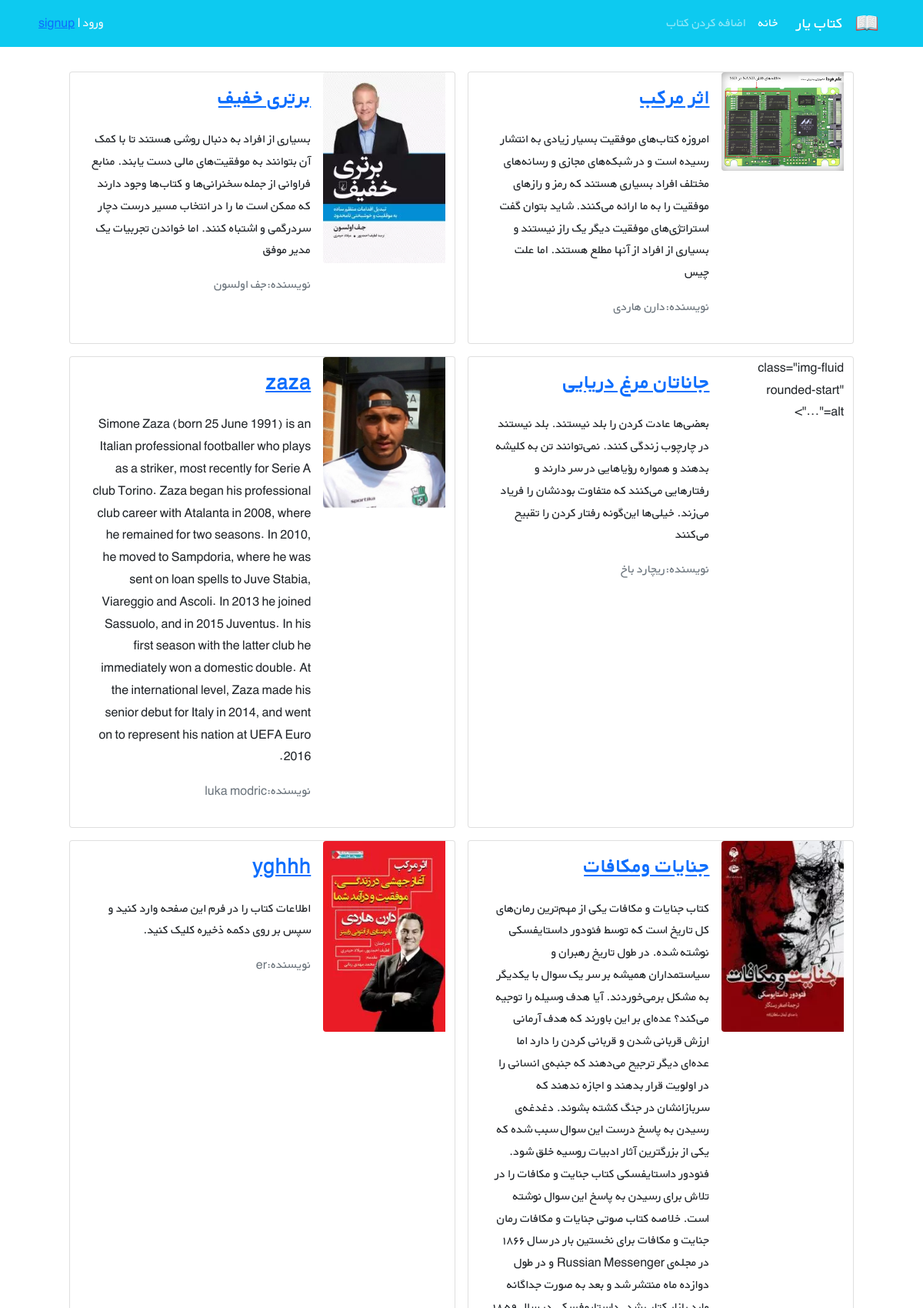
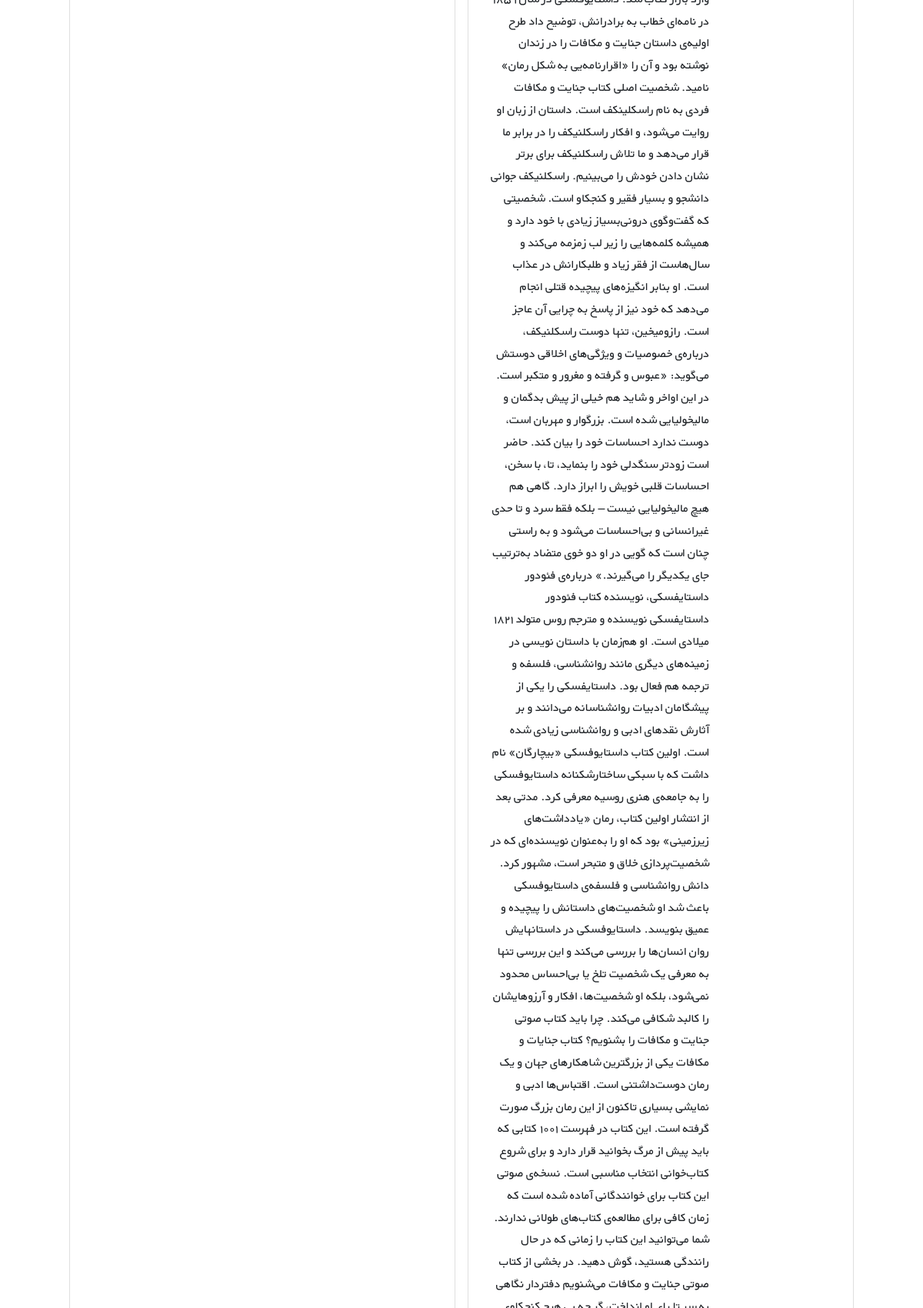
The page /books/ (upper part) on the database its author committed (2 pictures, top to bottom).
### books/models.py (models this page shows, shortened)
class Book(models.Model):
    title = models.CharField(max_length=200)
    author = models.CharField(max_length=100)
    text = models.TextField()
    price = models.DecimalField(max_digits=6, decimal_places=2)
    cover = models.ImageField(upload_to="cover/", blank=True)
    def get_absolute_url(self):
        return reverse("book_detail", args=[self.id])

### books/views.py (the view)
# urls.py: path("", BookListViews.as_view(), name="book_list"),
class BookListViews(generic.ListView):
    model = Book
    template_name = "books/book_list.html"
    context_object_name = "books"

### books/templates/books/book_list.html (shortened to what this page needs)
{% extends "_base.html" %}
{% block content %}
    <div class="container mt-4">
        <div class="row flex-row-reverse justify-content-md-center">
            {% for book in books %}
                <div class="card m-2" style="max-width: 45%">
                    <div class="row g-0 h-100" dir="rtl">
                        <div class="col-md-4">
                            {% if book.cover %}
                                <img src="{{ book.cover.url }}"
                            {% endif %}
                                     class="img-fluid rounded-start" alt="...">
                        </div>
                        <div class="col-md-8 h-100">
                            <div class="d-flex flex-column justify-content-between h-100">
                                <div class="card-body">
                                    <a href="{{ book.get_absolute_url }}"><h3 class="card-title">
                                        <strong>{{ book.title }}</strong></h3></a>
                                    <p class="card-text pt-3">{{ book.text}}</p>
                                    <p class="text-muted">نویسنده:{{ book.author }}</p>
                                </div>
                            </div>
                        </div>
                    </div>
                </div>
            {% endfor %}
        </div>
    </div>
{% endblock %}

### static/css/style.css (style rules this page uses)
* { font-family: 'BYekan', sans-serif; line-height: 1.8rem; }

### rows shown on the page
Book: cover (picture), title "اثر مرکب", text "امروزه کتاب‌های موفقیت بسیار زیادی به انتشار رسیده است و در شبکه‌های مجازی و رسانه‌های مختلف افراد بسیاری هستند که رمز و رازهای موفقیت را به ما ارائه می‌کنند. شاید بتوان گفت استراتژی‌های موفقیت دیگر یک راز نیستند و بسیاری از افراد از آنها مطلع هستند. اما علت چیس", author "دارن هاردی"
Book: cover (picture), title "برتری خفیف", text "بسیاری از افراد به دنبال روشی هستند تا با کمک آن بتوانند به موفقیت‌های مالی دست یابند. منابع فراوانی از جمله سخنرانی‌ها و کتاب‌ها وجود دارند که ممکن است ما را در انتخاب مسیر درست دچار سردرگمی و اشتباه کنند. اما خواندن تجربیات یک مدیر موفق", author "جف اولسون"
Book: title "جاناتان مرغ دریایی", text "بعضی‌ها عادت کردن را بلد نیستند. بلد نیستند در چارچوب زندگی کنند. نمی‌توانند تن به کلیشه بدهند و همواره رؤیاهایی در سر دارند و رفتارهایی می‌کنند که متفاوت بودنشان را فریاد می‌زند. خیلی‌ها این‌گونه رفتار کردن را تقبیح می‌کنند", author "ریچارد باخ"
Book: cover (picture), title "zaza", text "Simone Zaza (born 25 June 1991) is an Italian professional footballer who plays as a striker, most recently for Serie A club Torino. Zaza began his professional club career with Atalanta in 2008, where he remained for two seasons. In 2010, he moved to Sampdoria, where he was sent on loan spells to Juve Stabia, Viareggio and Ascoli. In 2013 he joined Sassuolo, and in 2015 Juventus. In his first season with the latter club he immediately won a domestic double. At the international level, Zaza made his senior debut for Italy in 2014, and went on to represent his nation at UEFA Euro 2016.", author "luka modric"
Book: cover (picture), title "جنایات ومکافات"
Book: cover (picture), title "yghhh", text "اطلاعات کتاب را در فرم این صفحه وارد کنید و سپس بر روی دکمه ذخیره کلیک کنید.", author "er"
